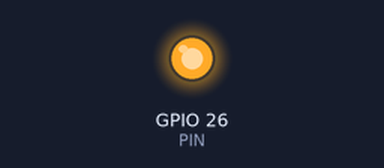
The program below on a simulated Raspberry Pi (BCM pin numbers). Shown: output pins drawn as LEDs (lit = HIGH). At 60.0 s the program stops and its outputs stay as they are.

Above: at 0.1 s.
At 60.1 s:
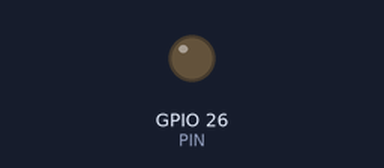
Timing chart, 0 to 61.5 s (numbered marks = the images above):
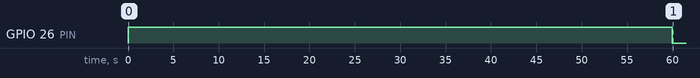

The program:

up_for_a_minute.py
```python
#!/usr/bin/env python
"""Control a Raspberry Pi GPIO pin for a specific duration.

This script demonstrates basic GPIO control on a Raspberry Pi by turning
a GPIO pin HIGH for one minute, then turning it back LOW. This can be used
to control an LED, relay, or other electronic component connected to the pin.

Hardware Setup:
    - Connect an LED (with appropriate resistor) or other device to GPIO pin 26
    - Connect the ground wire to a ground pin on the Raspberry Pi

Usage:
    python up_for_a_minute.py

Requirements:
    - RPi.GPIO library
    - Must be run with appropriate permissions (usually requires sudo)

Note:
    The script uses BCM (Broadcom) pin numbering, not physical board numbering.
"""

import time

from RPi import GPIO

# Configuration constants
PIN = 26  # BCM GPIO pin 26 (physical pin 37 on most Pi models)
DELAY = 60  # Duration in seconds (1 minute)

# Set up GPIO using BCM numbering
GPIO.setmode(GPIO.BCM)

# Configure the pin as an output
GPIO.setup(PIN, GPIO.OUT)

# Turn the pin HIGH (3.3V output)
GPIO.output(PIN, GPIO.HIGH)

# Wait for the specified duration
time.sleep(DELAY)

# Turn the pin LOW (0V output)
GPIO.output(PIN, GPIO.LOW)

# Clean up GPIO resources to reset all pins
GPIO.cleanup()
```

Measured:
- by itself, GPIO 26 (PIN): LOW → HIGH at 0.00 s, → LOW 60.0 s later
